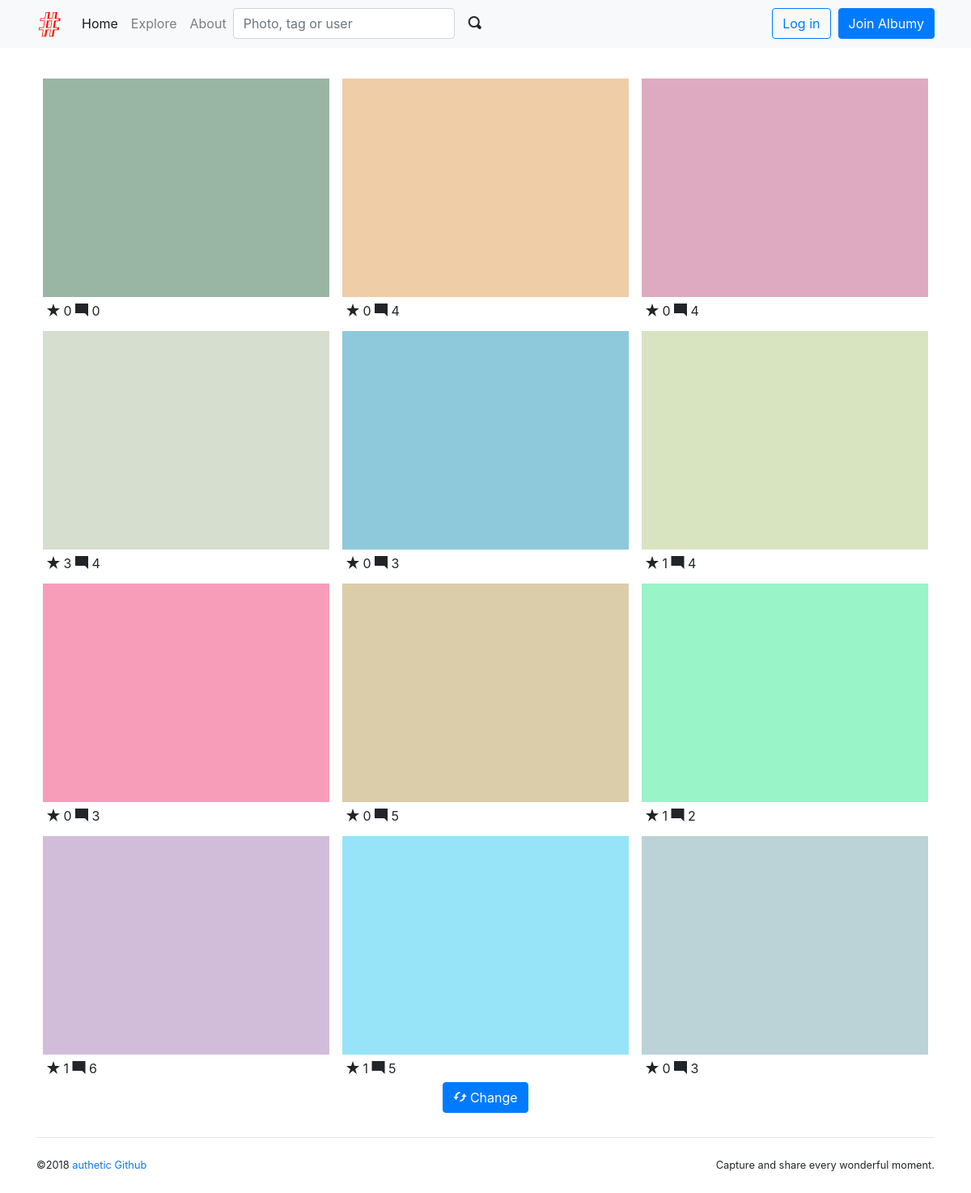
/explore, run on the app's committed database.
### albumy/models.py (models this page shows)
@whooshee.register_model('description')
class Photo(db.Model):
    id = db.Column(db.Integer, primary_key=True)
    description = db.Column(db.String(500))
    filename = db.Column(db.String(64))
    filename_s = db.Column(db.String(64))
    filename_m = db.Column(db.String(64))
    timestamp = db.Column(db.DateTime, default=datetime.utcnow)
    flag = db.Column(db.Integer, default=0)
    author_id = db.Column(db.Integer, db.ForeignKey('user.id'))
    author = db.relationship('User', back_populates='photos')
    tags = db.relationship('Tag', secondary=tagging, back_populates='photos')
    collectors = db.relationship('Collect', back_populates='collected', cascade='all')

### albumy/blueprints/main.py (the view)
@main_bp.route('/explore')
def explore():
    photos = Photo.query.order_by(func.random()).limit(12)
    return render_template('main/explore.html', photos=photos)

### albumy/__init__.py (called while the page is built)
def register_template_context(app):
    @app.context_processor
    def make_template_context():
        if current_user.is_authenticated:
            notification_count = Notification.query.with_parent(current_user).filter_by(is_read=False).count()
        else:
            notification_count = None
        return dict(notification_count=notification_count)

### albumy/templates/main/explore.html (shortened to what this page needs)
{% extends 'base.html' %}
{% from 'macros.html' import photo_card with context %}
{% block content %}
    <div class="row">
        <div class="col-md-12">
            {% for photo in photos %}
                {{ photo_card(photo) }}
            {% endfor %}
        </div>
    </div>
    <div class="text-center">
        <a class="btn btn-primary" href="{{ url_for('.explore') }}">
            <span class="oi oi-loop-circular"></span> Change
        </a>
    </div>
{% endblock %}

### albumy/templates/macros.html (shortened to what this page needs)
{% macro photo_card(photo) %}
    <div class="photo-card card">
        <a class="card-thumbnail" href="{{ url_for('main.show_photo',
                photo_id=photo.id)}}">
            <img class="card-img-top portrait" src="{{ url_for('main.get_image',
                    filename=photo.filename_s) }}">
        </a>
        <div class="card-body">
            <span class="oi oi-star"></span>
            {{ photo.collectors|length }}
            <span class="oi oi-comment-square"></span>
            {{ photo.comments|length }}
        </div>
    </div>
{% endmacro %}

### albumy/static/css/style.css (style rules this page uses)
.photo-card { float: left; width: 33.333%; padding: 0.5rem 0.5rem 0 0.5rem; border: 0; }
.photo-card .card-body { padding: 5px; }
.card-thumbnail { position: relative; width: auto; height: 20em; overflow: hidden; }
.card-thumbnail img { position: absolute; left: 50%; top: 50%; height: 100%; width: auto; -webkit-transform: translate(-50%, -50%); -ms-transform: translate(-50%, -50%); transform: translate(-50%, -50%); }
.card-thumbnail img.portrait { width: 100%; height: auto; }
@media (max-width: 1280px) { .card-thumbnail { height: 270px; } }

### data on the page
Photo: filename_s (picture), collectors|length "0", comments|length "0"
Photo: filename_s (picture), collectors|length "0", comments|length "4"
Photo: filename_s (picture), collectors|length "0", comments|length "4"
Photo: filename_s (picture), collectors|length "3", comments|length "4"
Photo: filename_s (picture), collectors|length "0", comments|length "3"
Photo: filename_s (picture), collectors|length "1", comments|length "4"
Photo: filename_s (picture), collectors|length "0", comments|length "3"
Photo: filename_s (picture), collectors|length "0", comments|length "5"
Photo: filename_s (picture), collectors|length "1", comments|length "2"
Photo: filename_s (picture), collectors|length "1", comments|length "6"
Photo: filename_s (picture), collectors|length "1", comments|length "5"
Photo: filename_s (picture), collectors|length "0", comments|length "3"
